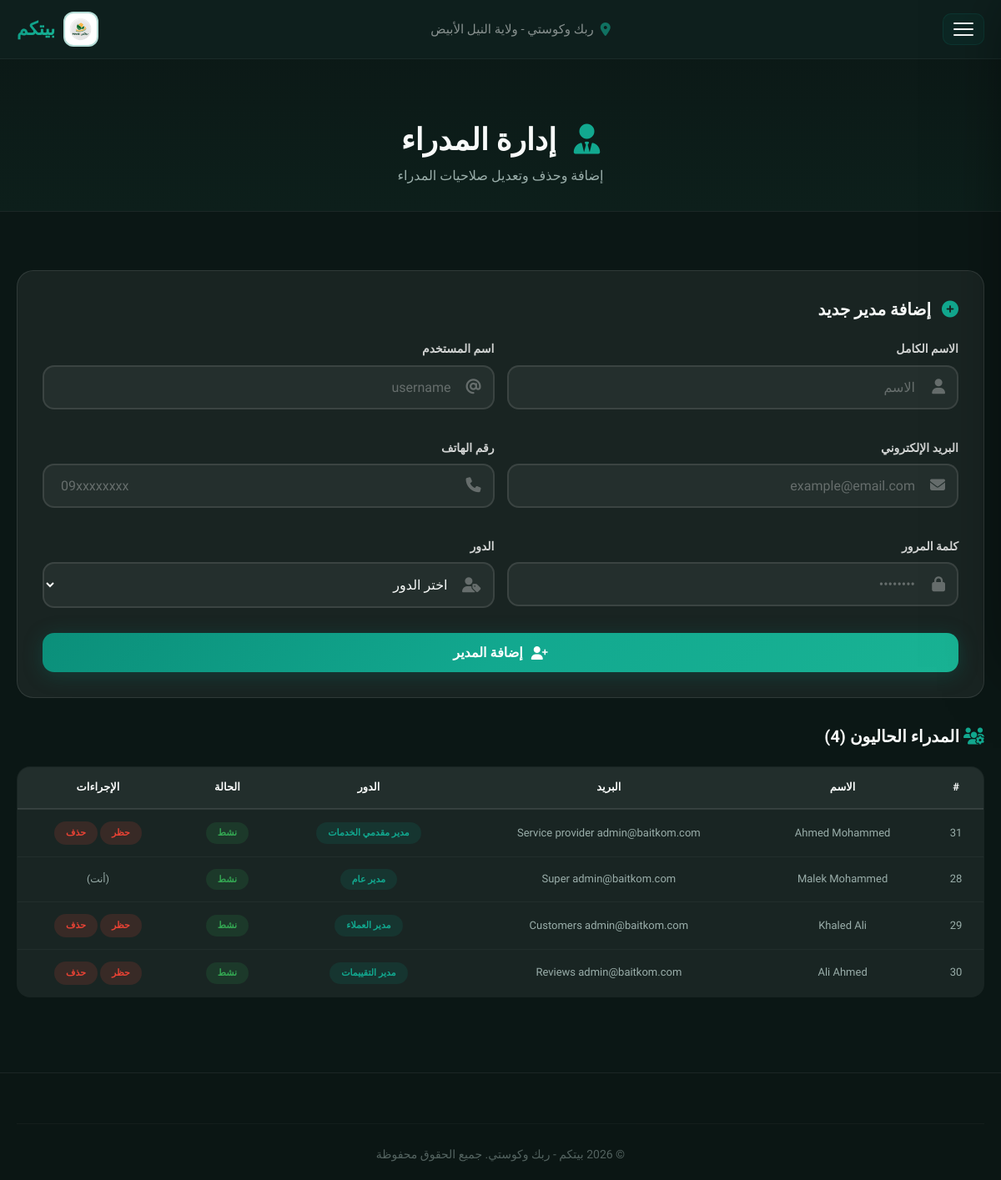
Screenshot of /admin_managers.php (signed in) with the database file from the repository.
### tables this page shows
CREATE TABLE `users` (
  `id` int(11) NOT NULL auto_increment,
  `name` varchar(100) NOT NULL,
  `username` varchar(50) NOT NULL,
  `email` varchar(100) NOT NULL,
  `phone` varchar(20) NOT NULL,
  `region` varchar(100) NOT NULL,
  `city` varchar(50) default NULL,
  `age` int(11) NOT NULL,
  `service_type` varchar(50) NOT NULL,
  `password` varchar(255) NOT NULL,
  `user_type` enum('admin','provider','receiver') default 'provider',
  `admin_role` enum('super_admin','main','providers','clients','reviews') default NULL,
  `manager_role` varchar(50) default NULL,
  `is_approved` enum('pending','approved','rejected') default 'pending',
  `profile_image` varchar(255) default NULL,
  `national_id_image` varchar(255) default NULL,
  `certificate_image` varchar(255) default NULL,
  `working_area` varchar(255) default NULL,
  `created_at` timestamp NOT NULL default CURRENT_TIMESTAMP,
  `is_banned` tinyint(1) NOT NULL default '0',
  `welcome_shown` tinyint(1) NOT NULL default '0',
  PRIMARY KEY  (`id`),
  UNIQUE KEY `username` (`username`),
  UNIQUE KEY `email` (`email`),
  KEY `idx_is_approved` (`is_approved`),
  KEY `idx_user_type` (`user_type`)
);

### config.php (called while the page is built, shortened)
<?php
function getAdminRoleLabel($role) {
    $labels = array(
        'super_admin' => 'مدير عام',
        'main' => 'مدير رئيسي',
        'providers' => 'مدير مقدمي الخدمات',
        'clients' => 'مدير العملاء',
        'reviews' => 'مدير التقييمات'
    );
    return isset($labels[$role]) ? $labels[$role] : $role;
}
    ?>

### admin_managers.php (the view, shortened to what this page needs)
<?php
require_once 'config.php';
$stmt = $pdo->query("SELECT * FROM users WHERE user_type = 'admin' ORDER BY created_at DESC");
$managers = $stmt->fetchAll();
?>
<!DOCTYPE html>
<html lang="ar" dir="rtl">
<head>
    <link rel="stylesheet" href="https://cdnjs.cloudflare.com/ajax/libs/font-awesome/6.5.0/css/all.min.css">
    <link href="https://unpkg.com/aos@2.3.1/dist/aos.css" rel="stylesheet">
</head>
<body>
    <header id="mainHeader">
        <div class="container header-inner">
            <div class="logo">
                <img src="uploads/sh.png" alt="بيتكم">
                <span>بيتكم</span>
            </div>
            <div class="header-center">
                <i class="fas fa-map-marker-alt"></i>
                <span>ربك وكوستي - ولاية النيل الأبيض</span>
            </div>
            <button class="hamburger" id="hamburgerBtn"><span></span><span></span><span></span></button>
        </div>
    </header>
    <div class="page-header">
        <div class="container">
            <h1 data-aos="fade-up"><i class="fas fa-user-tie"></i> إدارة المدراء</h1>
            <p data-aos="fade-up" data-aos-delay="100">إضافة وحذف وتعديل صلاحيات المدراء</p>
        </div>
    </div>
    <section>
        <div class="container">
            <div class="add-manager-box" data-aos="fade-up">
                <h3><i class="fas fa-plus-circle"></i> إضافة مدير جديد</h3>
                <form method="POST">
                    <div class="grid-2">
                        <div class="form-group">
                            <label>الاسم الكامل</label>
                            <div class="input-wrapper">
                                <input type="text" name="name" placeholder="الاسم" required>
                                <i class="fas fa-user"></i>
                            </div>
                        </div>
                        <div class="form-group">
                            <label>اسم المستخدم</label>
                            <div class="input-wrapper">
                                <input type="text" name="username" placeholder="username" required>
                                <i class="fas fa-at"></i>
                            </div>
                        </div>
                        <div class="form-group">
                            <label>البريد الإلكتروني</label>
                            <div class="input-wrapper">
                                <input type="email" name="email" placeholder="example@email.com" required>
                                <i class="fas fa-envelope"></i>
                            </div>
                        </div>
                        <div class="form-group">
                            <label>رقم الهاتف</label>
                            <div class="input-wrapper">
                                <input type="tel" name="phone" placeholder="09xxxxxxxx">
                                <i class="fas fa-phone"></i>
                            </div>
                        </div>
                        <div class="form-group">
                            <label>كلمة المرور</label>
                            <div class="input-wrapper">
                                <input type="password" name="password" placeholder="••••••••" required minlength="6">
                                <i class="fas fa-lock"></i>
                            </div>
                        </div>
                        <div class="form-group">
                            <label>الدور</label>
                            <div class="input-wrapper">
                                <select name="admin_role" required>
                                    <option value="">اختر الدور</option>
                                </select>
                                <i class="fas fa-user-tag"></i>
                            </div>
                        </div>
                    </div>
                    <button type="submit" class="btn-register"><i class="fas fa-user-plus"></i> إضافة المدير</button>
                </form>
            </div>
            <h3 style="font-size:20px; color:var(--text-white); margin-bottom:15px;" data-aos="fade-up">
                <i class="fas fa-users-cog" style="color:var(--primary-teal);"></i> المدراء الحاليون (<?php echo count($managers); ?>)
            </h3>
            <div class="table-responsive" data-aos="fade-up">
                <table>
                    <thead>
                        <tr>
                            <th>#</th>
                            <th>الاسم</th>
                            <th>البريد</th>
                            <th>الدور</th>
                            <th>الحالة</th>
                            <th>الإجراءات</th>
                        </tr>
                    </thead>
                    <tbody>
                        <?php foreach ($managers as $m): ?>
                            <tr>
                                <td><?php echo $m['id']; ?></td>
                                <td><?php echo htmlspecialchars($m['name']); ?></td>
                                <td><?php echo htmlspecialchars($m['email']); ?></td>
                                <td>
                                    <span class="badge-role">
                                        <?php echo htmlspecialchars(getAdminRoleLabel(isset($m['admin_role']) ? $m['admin_role'] : 'main')); ?>
                                    </span>
                                </td>
                                <td>
                                    <span class="badge-status <?php echo $m['is_banned'] == 1 ? 'badge-banned' : 'badge-active'; ?>">
                                        <?php echo $m['is_banned'] == 1 ? 'محظور' : 'نشط'; ?>
                                    </span>
                                </td>
                                <td>
                                    <div style="display:flex; gap:3px; flex-wrap:wrap; justify-content:center;">
                                        <?php if ($m['id'] != $_SESSION['user_id']): ?>
                                            <?php if ($m['is_banned'] == 1): ?>
                                                <a href="?action=unban&id=<?php echo $m['id']; ?>" class="btn-sm success" onclick="return confirm('إلغاء الحظر؟')">إلغاء الحظر</a>
                                            <?php else: ?>
                                                <a href="?action=ban&id=<?php echo $m['id']; ?>" class="btn-sm danger" onclick="return confirm('حظر هذا المدير؟')">حظر</a>
                                            <?php endif; ?>
                                            <a href="?action=delete&id=<?php echo $m['id']; ?>" class="btn-sm danger" onclick="return confirm('حذف هذا المدير نهائياً؟')">حذف</a>
                                        <?php else: ?>
                                            <span style="color:var(--text-gray); font-size:12px;">(أنت)</span>
                                        <?php endif; ?>
                                    </div>
                                </td>
                            </tr>
                        <?php endforeach; ?>
                    </tbody>
                </table>
            </div>
        </div>
    </section>
    <footer>
        <div class="container">
            <div class="footer-grid">
                <div class="copyright">© 2026 بيتكم - ربك وكوستي. جميع الحقوق محفوظة</div>
            </div>
        </div>
    </footer>
</body>
</html>

### rows the page displays
users: id "31", name "Ahmed Mohammed", email "Service provider admin@baitkom.com", admin_role "مدير مقدمي الخدمات", is_banned "نشط"
users: id "28", name "Malek Mohammed", email "Super admin@baitkom.com", admin_role "مدير عام", is_banned "نشط", shows "(أنت)"
users: id "29", name "Khaled Ali", email "Customers admin@baitkom.com", admin_role "مدير العملاء", is_banned "نشط"
users: id "30", name "Ali Ahmed", email "Reviews admin@baitkom.com", admin_role "مدير التقييمات", is_banned "نشط"

### other values shown
count($managers) "4"
